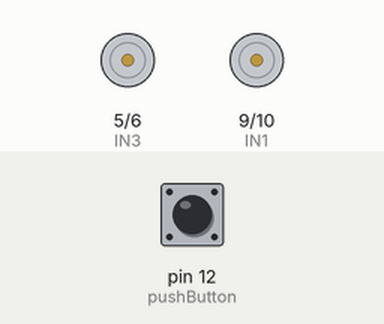
A sketch run on a simulated Arduino Uno, built with avr-gcc and run on an emulated ATmega328P. On the bench: motor-driver pin pairs drawn as motors (green arrow = first pin HIGH = forward, orange = second pin HIGH = backward, longer = more drive). The test bench sets the inputs (shaded band); at power-on: pin 12 (pushButton) HIGH.

Above: at 1.2 s.
1.3 s: pin 12 (pushButton) pulled LOW for 3.2 s
At 1.48 s:
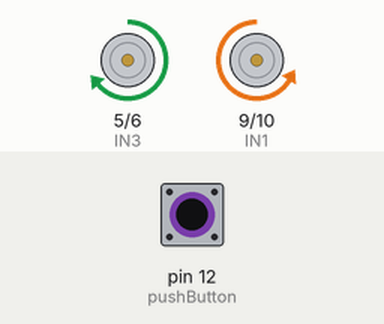
Timing chart, 0 to 5.9 s (numbered marks = the images above; inputs shaded):
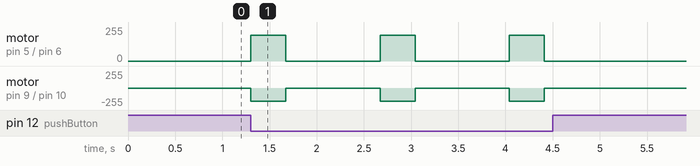

Measured:
- after the input at 1.3 s, motor on pin 5 (IN3) / pin 6 (IN4): alternates forward 192/255 for 0.37 s and stopped for 1.0 s, 6 changes in all, then stays stopped, starting at once; motor on pin 9 (IN1) / pin 10 (IN2): alternates backward 200/255 for 0.37 s and stopped for 1.0 s, 6 changes in all, then stays stopped, starting at once

The sketch:

Initial_Robot_Testing.ino
```cpp
/* Initial Robot Testing
 *  20200117
 *  Program to get your robot's unique driving constants
 */


/* Program TODO LIST
  3) Find the relative power settings to drive completely straight A 200 B 210
     What pwms do you put to each motor so they spin at the same speed?
  4) Find the time in ms to drive 1 cm 22ms/ cm
     Change this program to drive straight for a set amount of time. Measure
     the distance traveled, and divide. Use the average of multiple trials.
  5) Find the time in ms to turn 90 degrees
     Change this program to spin in place for a set amount of time. Measure
     the total degrees traveled, and divide. Use the average of multiple trials. 273 ms
*/

 #define pushButton 12
// If you have a kit with the moto shield, set this to true
// If you have the Dual H-Bridge controller w/o the shield, set to false
#define SHIELD false

// Defining these allows us to use letters in place of binary when
// controlling our motor(s)
#define A 0
#define B 1

//SHIELD Pin varables
#define motorApwm 3
#define motorAdir 12
#define motorBpwm 11
#define motorBdir 13

//Driver Pin variable
#define IN1 9
#define IN2 10
#define IN3 5
#define IN4 6


#define ms_per_mm 2.5
#define mm_per_deg 1.65


void setup() {
  motor_setup();  // set up the motor drive ports
  pinMode(pushButton, INPUT_PULLUP);  // make the pushbutton's pin an input
  Serial.begin(9600);  // initialize serial communication at 9600 bits per second
}

void loop() {

  while (digitalRead(pushButton) == 1);

  /*
  * Change your wiring so that positive numbers drive forward
  * After wiring has been fixed:
  * To drive forward, motors should have positive commands
  * To turn Left, the left motor should have a negative number,
  *               the right motor should have a positive number
  * To turn Right, the left motor should have a positive number,
  *                the right motor should have a negative number
  */
  for(int i = 0; i < 1; i++) {
    run_motor(A, -200); //set this to a number between -255 and 255
    run_motor(B, 200 * 0.96); //set this to a number between -255 and 255
    delay(90 * mm_per_deg * ms_per_mm);   //set this to a time in ms for the motors to run
    run_motor(A, 0);   //motors stop
    run_motor(B, 0);
    delay(1000);
  }
}
```

motors.ino
```cpp
void motor_setup() {
  if (SHIELD) { //if you're using the motoshield
    //define Sheild pins as outputs
    pinMode(motorApwm, OUTPUT);
    pinMode(motorAdir, OUTPUT);
    pinMode(motorBpwm, OUTPUT);
    pinMode(motorBdir, OUTPUT);
    // initialize all pins to zero
    digitalWrite(motorApwm, 0);
    digitalWrite(motorAdir, 0);
    digitalWrite(motorBpwm, 0);
    digitalWrite(motorBdir, 0);
  } else { // if using dual motor driver
    // define driver pins as outputs
    pinMode(IN1, OUTPUT);
    pinMode(IN2, OUTPUT);
    pinMode(IN3, OUTPUT);
    pinMode(IN4, OUTPUT);
    // initialize all pins to zero
    digitalWrite(IN1, 0);
    digitalWrite(IN2, 0);
    digitalWrite(IN3, 0);
    digitalWrite(IN4, 0);
  } // end if
  return;
} // end function
/*
//////////////////////////////////////////////
unsigned long Forward(int distance) {
  unsigned long t;
  t = distance * milliSecondsPerCM; //Time to keep motors on

  //To drive forward, motors go in the same direction
  run_motor(A, 255);
  run_motor(B, 255*motorRatio);
  delay(t);
  run_motor(A, 0);
  run_motor(B, 0);
  return (t);
}

//////////////////////////////////////////////
unsigned long Turn(int degrees) {
  unsigned long t;
  int sign = degrees / abs(degrees); //Find if left or right
  t = (abs(degrees) / 90) * milliSecondsPer90Deg; //Time to keep motors on

  //To turn, motors should spin in opposite directions
  run_motor(A, sign * 200);
  run_motor(B, -sign * 200 * motorRatio);
  delay(t);
  run_motor(A, 0);
  run_motor(B, 0);
  return (t);

}*/


// int motor is the defined A or B
// pwm the power cycle you want to use
void run_motor(int motor, int pwm) {
  int dir = (pwm/abs(pwm))> 0; // returns if direction is forward (1) or reverse (0)
  pwm = abs(pwm); // only positive values can be sent to the motor

  if (SHIELD) { // if using motor shield
    switch (motor) { // find which motor to controll
      case A: // if A, write A pins
        digitalWrite(motorAdir, dir); // dir is either 1 (forward) or 0 (reverse)
        analogWrite(motorApwm, pwm);
        break; // end case A
      case B: // if B, write B pins
        digitalWrite(motorBdir, dir); // dir is either 1 (forward) or 0 (reverse)
        analogWrite(motorBpwm, pwm); // pwm is an analog value 0-255
        break; // end case A
    } // end switch statement
  } // end if
  else { // if using dual motor drivers
    switch (motor) { // find which motor to controll
      case A: // if A, write A pins
        if (dir) { // If dir is forward
          analogWrite(IN1, pwm);  // IN1 is the forward pwm pin
          digitalWrite(IN2, LOW); // IN2 is low
        } else {
          digitalWrite(IN1, LOW); // IN1 is low
          analogWrite(IN2, pwm);  // IN2 is the reverse pwm pin
        } // end if
        break; // end case A
      case B: // if B, write B pins
        if (dir) { // if dir is forward
          analogWrite(IN3, pwm);  // IN3 is the forward pwm pin
          digitalWrite(IN4, LOW); // IN4 is low
        } else {
          digitalWrite(IN3, LOW); //IN3 is low
          analogWrite(IN4, pwm);  // IN4 is the reverse pwm pin
        } // end if
        break; // end case B
    } // end switch case
  } //end if
  return;
} // end function
```
